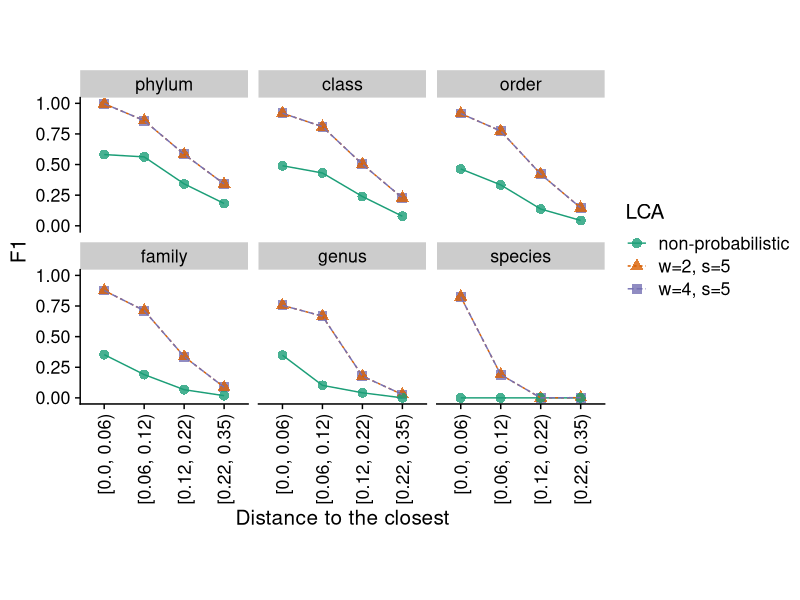

Write R code to recreate this figure. (Note: this script raises an error after producing the figure.)
require(ggplot2)
require(readr)
require(cowplot)
require(dplyr)

summary_scores_pu <- read_csv("../results/summary_scores_pu.csv")
summary_scores_pu <- summary_scores_pu %>%
  filter(Taxonomic_Rank != "superkingdom") %>%
  mutate(Distance_to_closest = factor(Distance_to_closest, levels = unique(Distance_to_closest)))

summary_scores_pu$Taxonomic_Rank <- factor(
  summary_scores_pu$Taxonomic_Rank,
  levels = c("phylum", "class", "order", "family", "genus", "species")
)

ggplot(summary_scores_pu, aes(x = Distance_to_closest, y = F1, color = Method, shape = Method, group = Method)) +
  facet_wrap(vars(Taxonomic_Rank), nrow = 2) +
  geom_point(size = 3, alpha = 0.8) +
  geom_line(aes(linetype = Method)) +
  labs(linetype = "LCA", shape = "LCA", colour = "LCA", x = "Distance to the closest", y = "F1") +
  theme_cowplot(font_size = 15) +
  scale_colour_brewer(palette = "Dark2") +
  theme(axis.text.x = element_text(angle = 90, vjust = 0.5, hjust = 1), aspect.ratio = 0.8)
ggsave2("../figures/pu_comparison_LCA.pdf", width = 8, height = 5)
